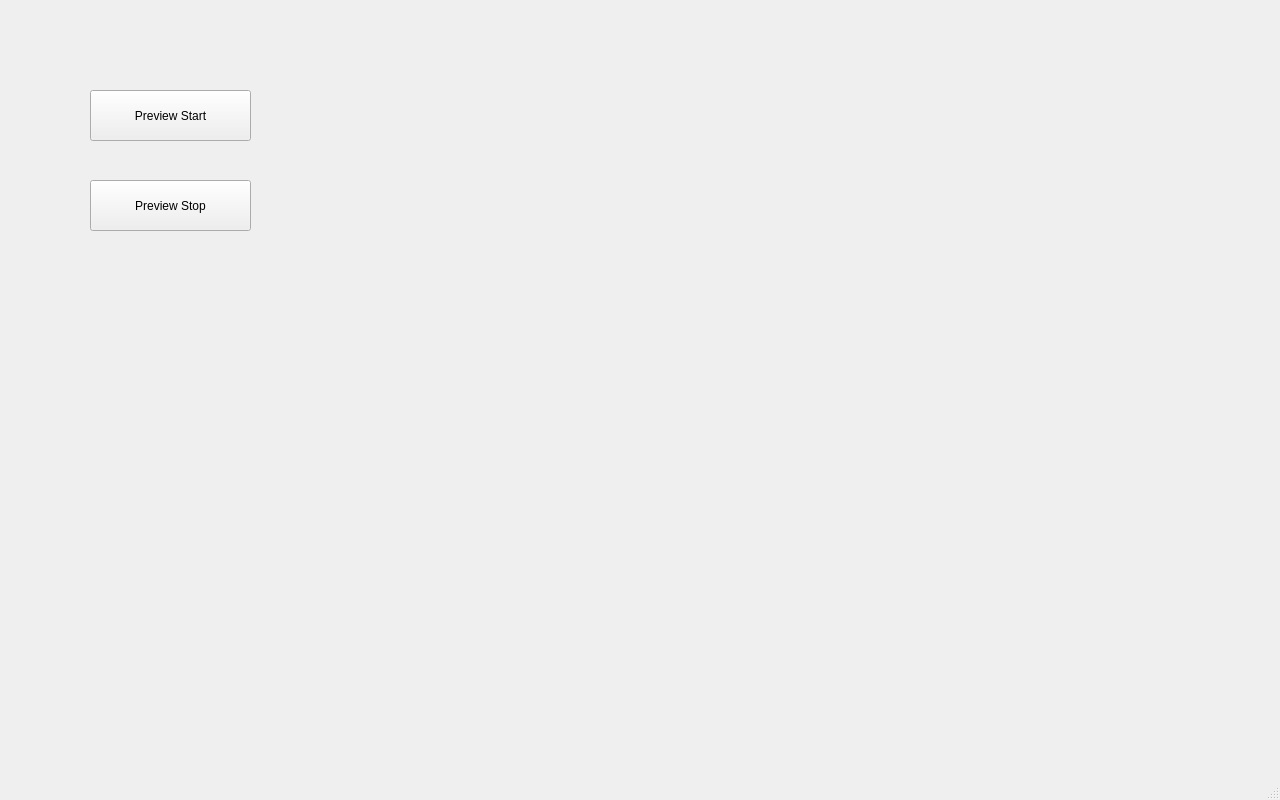
<?xml version="1.0" encoding="UTF-8"?>
<ui version="4.0">
 <class>MainWindow</class>
 <widget class="QMainWindow" name="MainWindow">
  <property name="geometry">
   <rect>
    <x>0</x>
    <y>0</y>
    <width>1280</width>
    <height>800</height>
   </rect>
  </property>
  <property name="windowTitle">
   <string>MainWindow</string>
  </property>
  <widget class="QWidget" name="centralwidget">
   <widget class="QPushButton" name="start_preview">
    <property name="geometry">
     <rect>
      <x>90</x>
      <y>90</y>
      <width>161</width>
      <height>51</height>
     </rect>
    </property>
    <property name="text">
     <string>Preview Start</string>
    </property>
   </widget>
   <widget class="QPushButton" name="stop_preview">
    <property name="geometry">
     <rect>
      <x>90</x>
      <y>180</y>
      <width>161</width>
      <height>51</height>
     </rect>
    </property>
    <property name="text">
     <string>Preview Stop</string>
    </property>
   </widget>
   <widget class="QLabel" name="display_preview">
    <property name="geometry">
     <rect>
      <x>450</x>
      <y>110</y>
      <width>640</width>
      <height>480</height>
     </rect>
    </property>
    <property name="text">
     <string/>
    </property>
   </widget>
  </widget>
  <widget class="QMenuBar" name="menubar">
   <property name="geometry">
    <rect>
     <x>0</x>
     <y>0</y>
     <width>1280</width>
     <height>20</height>
    </rect>
   </property>
  </widget>
  <widget class="QStatusBar" name="statusbar"/>
 </widget>
 <resources/>
 <connections/>
</ui>
